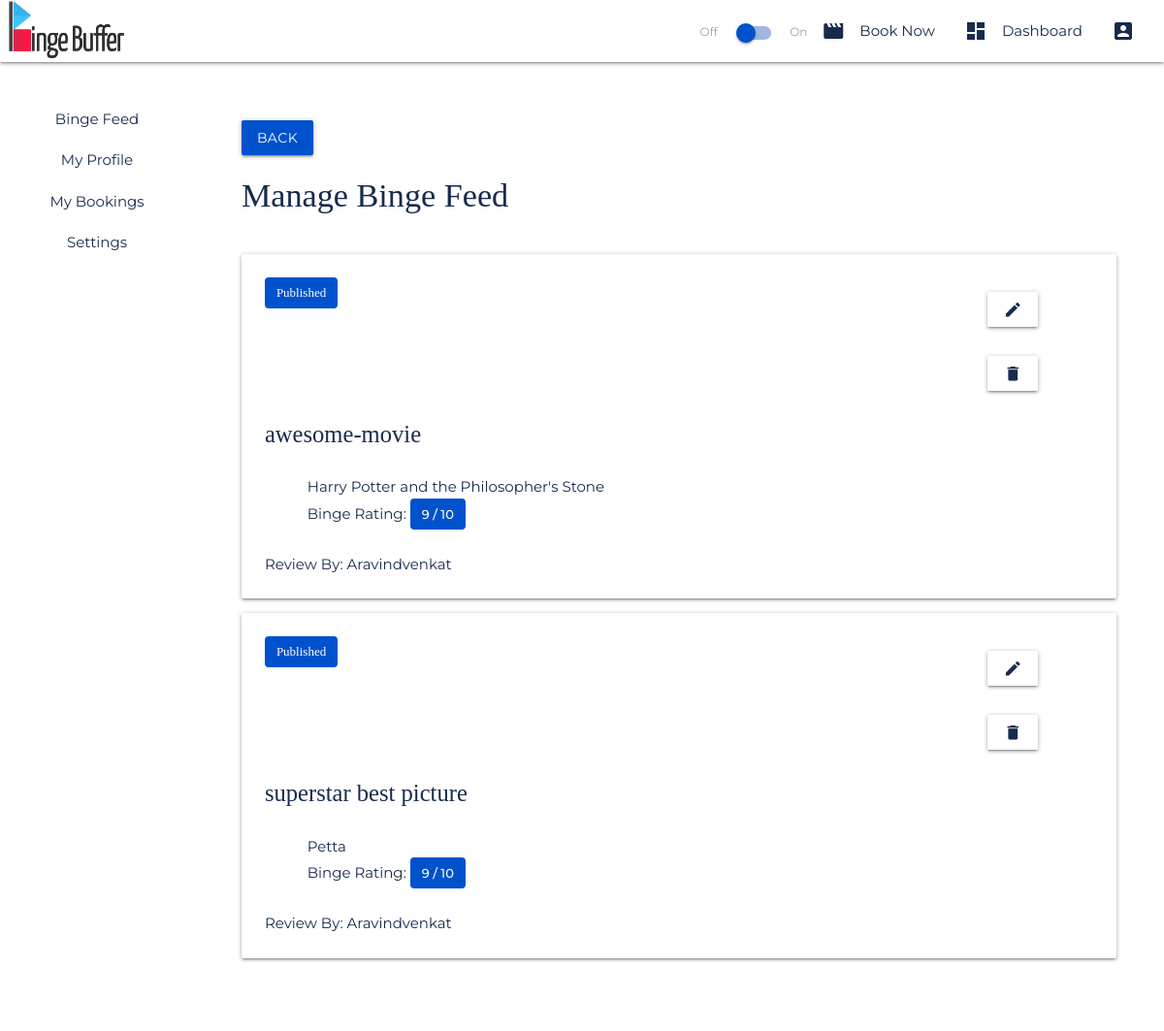
/dashboard/managereview/ (signed in), run on the app's committed database.
### dashboard/models.py (models this page shows, shortened)
class MovieReview(models.Model):
    id = models.UUIDField(primary_key=True, default=uuid.uuid4, editable=False)
    user = models.ForeignKey(User, on_delete=models.CASCADE, default=None)
    movie_id = models.CharField(max_length=30)
    movie_posterpath = models.CharField(max_length=30, default=None)
    movie_backdroppath = models.CharField(max_length=30, default=None)
    movie_name = models.CharField(max_length=30)
    movie_rating = models.IntegerField()
    movie_review = models.CharField(max_length=1000)
    review_title = models.CharField(max_length=100, default=None)
    review_slug = models.SlugField(default=None)
    review_public_status = models.BooleanField(default=False)
    review_hash = models.CharField(max_length=200)

### dashboard/views.py (the view)
# urls.py: path('managereview/', views.dashboard_managereview, name='managereview'),
@login_required(login_url="/accounts/login")
def dashboard_managereview(request):
    reviews = MovieReview.objects.filter(user=request.user)
    return render(request, 'dashboard/dashboard_managereview.html' , {'reviews': reviews, 'editMode': False})

### templates/dashboard/dashboard_managereview.html
{% extends 'dashboard/dashboard_home.html' %} {% block dashboardcontent %}
<div class="fluid-container">
  <div class="row mt-2">
    {% if editMode %}
    <a href="{% url 'dashboard:managereview' %}" class="btn bg-primary left"
      >Back</a
    >
    {% else %}
    <a href="{% url 'dashboard:feed' %}" class="btn bg-primary left">Back</a>
    {% endif %}
  </div>
  {% if editMode == False %}
  <div class="row">
    {% if reviews|length > 0 %}
    <h4 class="text-secondary">
      Manage Binge Feed
    </h4>
    {% else %}
    <h4 class="text-secondary">
      No Binge Reviews Available
    </h4>
    {% endif %}
  </div>
  {% endif %}
  <div class="row">
    <div class="col s12">
      <div class="row">
        {% if editMode %}
        <div class="card-panel text-secondary bg-nav">
          <h5>Edit your Binge Review</h5>
          <div class="row mb-0">
            <form
              class="col s12"
              action="{% url 'dashboard:updatereview' reviewId=review.id %}"
              method="POST"
            >
              {% csrf_token %}
              <div class="row mb-0">
                <div class="input-field col l6 m6 s12">
                  <input
                    id="review-title"
                    type="text"
                    name="reviewTitle"
                    required
                    value="{{review.review_title }}"
                  />
                  <label for="review-title">Movie Review Title</label>
                </div>
                <div class="input-field col l6 m6 s12">
                  <input
                    id="review-slug"
                    type="text"
                    name="reviewSlug"
                    required
                    disabled
                    value="{{review.review_slug}}"
                  />
                  <span class="helper-text">Movie Review Slug</span>
                </div>
              </div>
              <div class="row mb-0">
                <div class="input-field col l6 m6 s12">
                  <p id="auto-movie-name">
                    {{review.movie_name}}
                  </p>
                </div>
                <div class="input-field col l6 m6 s12">
                  <p class="range-field">
                    <label
                      for="movie-rating"
                      style="margin-bottom: 0.6rem; display: block;"
                      >Movie Rating</label
                    >
                    <input
                      type="range"
                      id="movie-rating"
                      min="0"
                      max="10"
                      name="movieRating"
                      required
                      value="{{review.movie_rating}}"
                    />
                  </p>
                </div>
              </div>
              <div class="row mb-0">
                <div class="input-field col s12">
                  <textarea
                    id="textarea1"
                    class="materialize-textarea"
                    placeholder="Write your review here ..."
                    maxlength="1000"
                    name="movieReview"
                    required
                  >
  {{review.movie_review}}</textarea
                  >
                  <label for="textarea1">Review</label>
                </div>
              </div>
              <div class="row mb-0">
                <div class="input-field col l6 m6 s12">
                  <div class="switch">
                    <label>
                      Draft
                      <input type="checkbox" id="edit-review-status-switch" />
                      <span class="lever"></span>
                      Publish
                    </label>
                  </div>
                </div>
                <div class="col l6 m6 s12">
                  <div
                    class="chips chips-placeholder"
                    id="edit-review-chips"
                  ></div>
                  <input
                    type="hidden"
                    name="reviewHashTags"
                    id="edit-review-hashtags"
                    value="{{review.review_hash}}"
                  />
                  <input
                    type="hidden"
                    name="reviewPublicStatus"
                    id="edit-review-public-status"
                    value="{{review.review_public_status}}"
                  />
                </div>
              </div>
              <div class="mt-1 bg-nav right">
                <a
                  href="{% url 'dashboard:managereview' %}"
                  class="bg-secondary btn-flat"
                  >Cancel</a
                >
                <input type="submit" class="bg-primary btn" value="Save" />
              </div>
            </form>
          </div>
        </div>
        {% else %} {% for review in reviews %}
        <div class="card-panel text-secondary bg-nav">
          <div class="row mb-0">
            <div class="col s6">
              {% if review.review_public_status %}
              <h5 class="chip" style="margin: 0;">
                Published
              </h5>
              {% else %}
              <h5 class="chip" style="margin: 0;">
                Draft
              </h5>
              {% endif %}
            </div>
            <div class="col s2 offset-s3 offset-l4 offset-m4">
              <a
                href="{% url 'dashboard:editreview' reviewId=review.id %}"
                class="bg-nav btn text-secondary m-1"
                ><i class="material-icons text-secondary">edit</i></a
              >
              <a
                href="{% url 'dashboard:deletereview' reviewId=review.id %}"
                class="bg-nav btn text-secondary m-1"
              >
                <i class="material-icons text-secondary">delete</i>
              </a>
            </div>
          </div>
          <div class="row">
            <h5 class="col s12 text-secondary mb-2">
              {{review.review_title}}
            </h5>
            <div class="fluid-container">
              <div class="col s12">
                {{review.movie_name}}
              </div>
              <div class="col s12">
                Binge Rating:
                <span class="chip">
                  {{review.movie_rating}} / 10
                </span>
              </div>
            </div>
          </div>
          <div class="row mb-0">
            <div class="col s6 text-secondary">
              Review By: {{review.user | title}}
            </div>
          </div>
        </div>
        {% endfor %} {% endif %}
      </div>
    </div>
  </div>
</div>
{% endblock %}

### static/css/index.css (style rules this page uses)
* { margin: 0; padding: 0; box-sizing: border-box; }
:root { --primary-color: #0052cc; --primary-color-light: #9fb7e0; --secondary-color: #172b4d; --danger-color: #ff5630; --warning-color: #ffab00; --success-color: #36b37e; --info-color: #00b8d9; --font-color: #172b4d; --bg-color: #ffffff; --link-text-color: #ffffff; --hint-color: #9e9e9e; --shadow1: rgba(0, 0, 0, 0.14); --shadow2: rgba(0, 0, 0, 0.12); --shadow3: rgba(0, 0, 0, 0.3); }
body { font-family: 'Montserrat', sans-serif; background-color: var(--bg-color); color: var(--font-color); }
h1, h2, h3, h4, h5, h6 { font-family: 'Merriweather', serif; color: var(--primary-color); user-select: none; }
a { color: var(--font-color); text-decoration: none; }
a.btn { color: var(--link-text-color); text-decoration: none; }
.z-depth-1, nav, .card-panel, .card, .toast, .btn, .btn-large, .btn-small, .btn-floating, .dropdown-content, .collapsible, .sidenav { box-shadow: 0 2px 2px 0 var(--shadow1), 0 3px 1px -2px var(--shadow2), 0 1px 5px 0 var(--shadow3) !important; }
.text-secondary { color: var(--secondary-color) !important; }
.bg-primary { background-color: var(--primary-color) !important; }
.bg-nav { background-color: var(--bg-color) !important; }
.chip { color: var(--link-text-color) !important; background-color: var(--primary-color) !important; border-radius: 4px !important; }
.mb-0 { margin-bottom: 0 !important; }
.mb-2 { margin-bottom: 2rem; }
.mt-2 { margin-top: 2rem; }
.m-1 { margin: 1rem; }
.fluid-container { width: 90%; margin: 0 auto; }

### data on the page
MovieReview: review_public_status "Published", review_title "awesome-movie", movie_name "Harry Potter and the Philosopher's Stone", movie_rating "9", user "Aravindvenkat"
MovieReview: review_public_status "Published", review_title "superstar best picture", movie_name "Petta", movie_rating "9", user "Aravindvenkat"
